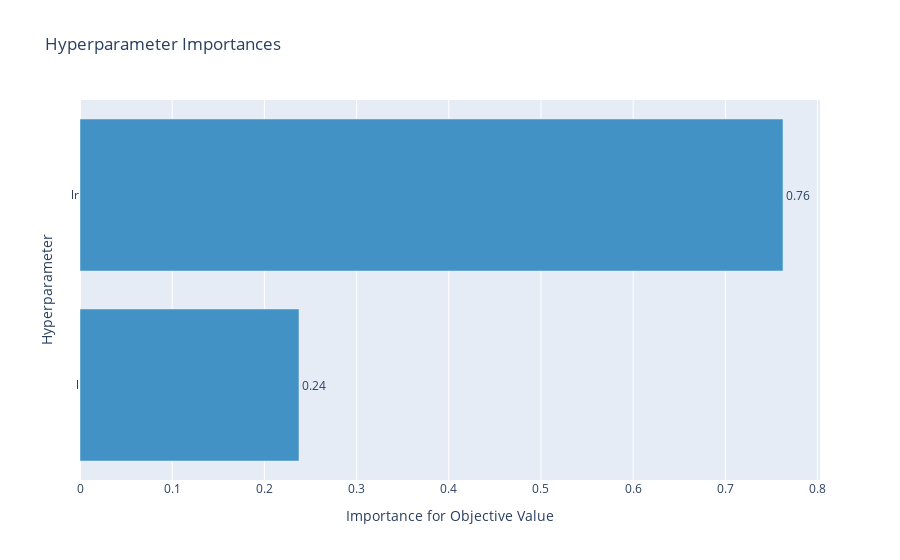

Here is the notebook cell this chart was saved with:
### Code cell
plot_param_importances(study)

### Figure 1 — Plotly figure (JSON) as saved in the notebook; plotly's stock layout.template omitted (floating-point values rounded to 4 significant figures)
{"data": [{"cliponaxis": false, "hovertemplate": ["l (IntDistribution): 0.2375069386991964<extra></extra>", "lr (FloatDistribution): 0.7624930613008036<extra></extra>"], "marker": {"color": "rgb(66,146,198)"}, "orientation": "h", "text": ["0.24", "0.76"], "textposition": "outside", "type": "bar", "x": [0.2375, 0.7625], "y": ["l", "lr"]}], "layout": {"showlegend": false, "title": {"text": "Hyperparameter Importances"}, "xaxis": {"title": {"text": "Importance for Objective Value"}}, "yaxis": {"title": {"text": "Hyperparameter"}}}}
